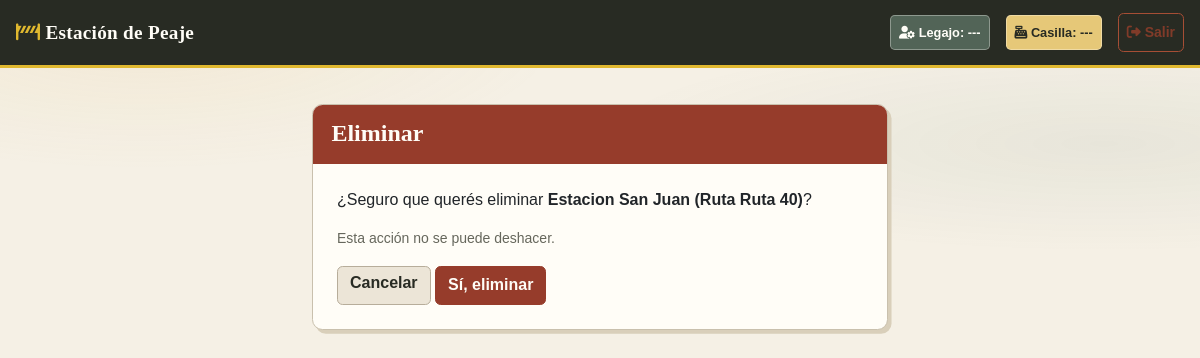
Before: /panel/estaciones/2/borrar/ (signed in) with the older database file.
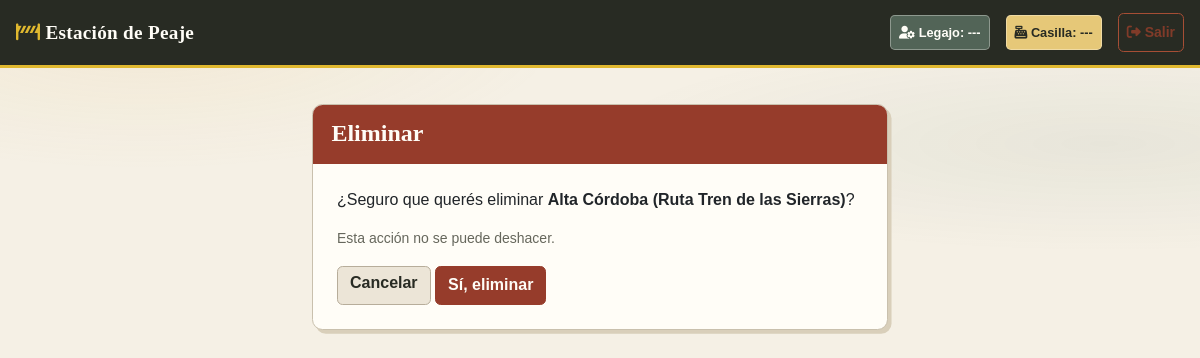
After: the same page with the newer database file.
### core/models.py (models this page shows, shortened)
class Estacion(models.Model):
    id_estacion = models.AutoField(primary_key=True)
    ruta = models.ForeignKey(
        Ruta,
        on_delete=models.CASCADE,
        related_name="estaciones",
        db_column="id_ruta",
    )
    nombre = models.CharField(max_length=100)
    numero_estacion = models.IntegerField()
    kilometro = models.DecimalField(max_digits=6, decimal_places=2)
    class Meta:
        db_table = "estacion"
        unique_together = ("ruta", "numero_estacion")
    def __str__(self):
        return f"{self.nombre} (Ruta {self.ruta.nombre})"

class Ruta(models.Model):
    id_ruta = models.AutoField(primary_key=True)
    nombre = models.CharField(max_length=100)
    ramal = models.CharField(max_length=100, blank=True, default="")
    class Meta:
        db_table = "ruta"

### core/views.py (the view)
# urls.py: path('panel/estaciones/<int:pk>/borrar/', views.EstacionDeleteView.as_view(), name='estacion_borrar'),
class EstacionDeleteView(SoloAdminMixin, DeleteView):
    model = Estacion
    template_name = 'panel/confirmar_borrado.html'      # El mismo template de borrado que usan las rutas
    success_url = reverse_lazy('estaciones')
    extra_context = {'volver': 'estaciones'}

### core/models.py (called while the page is built)
    @property
    def is_active(self):
        return self.activo

### core/views.py (called while the page is built)
    def test_func(self):
        u = self.request.user
        return u.is_authenticated and u.es_administrador

### templates/panel/confirmar_borrado.html (shortened to what this page needs)
{% extends 'base.html' %}
{% block content %}
<div class="row justify-content-center">
    <div class="col-md-6">
        <div class="card shadow-sm border-0">
            <div class="card-header bg-danger text-white">
                <h4 class="mb-0">Eliminar</h4>
            </div>
            <div class="card-body p-4">
                <p>¿Seguro que querés eliminar <strong>{{ object }}</strong>?</p>
                <p class="text-muted small">Esta acción no se puede deshacer.</p>
                <form method="post">
                    <a href="{% url volver %}" class="btn btn-outline-secondary">Cancelar</a>
                    <button type="submit" class="btn btn-danger">Sí, eliminar</button>
                </form>
            </div>
        </div>
    </div>
</div>
{% endblock %}

Changed rows visible on the page:
changed Estacion: nombre+id_ruta "Estacion San Juan (Ruta Ruta 40)" → "Alta Córdoba (Ruta Tren de las Sierras)"
